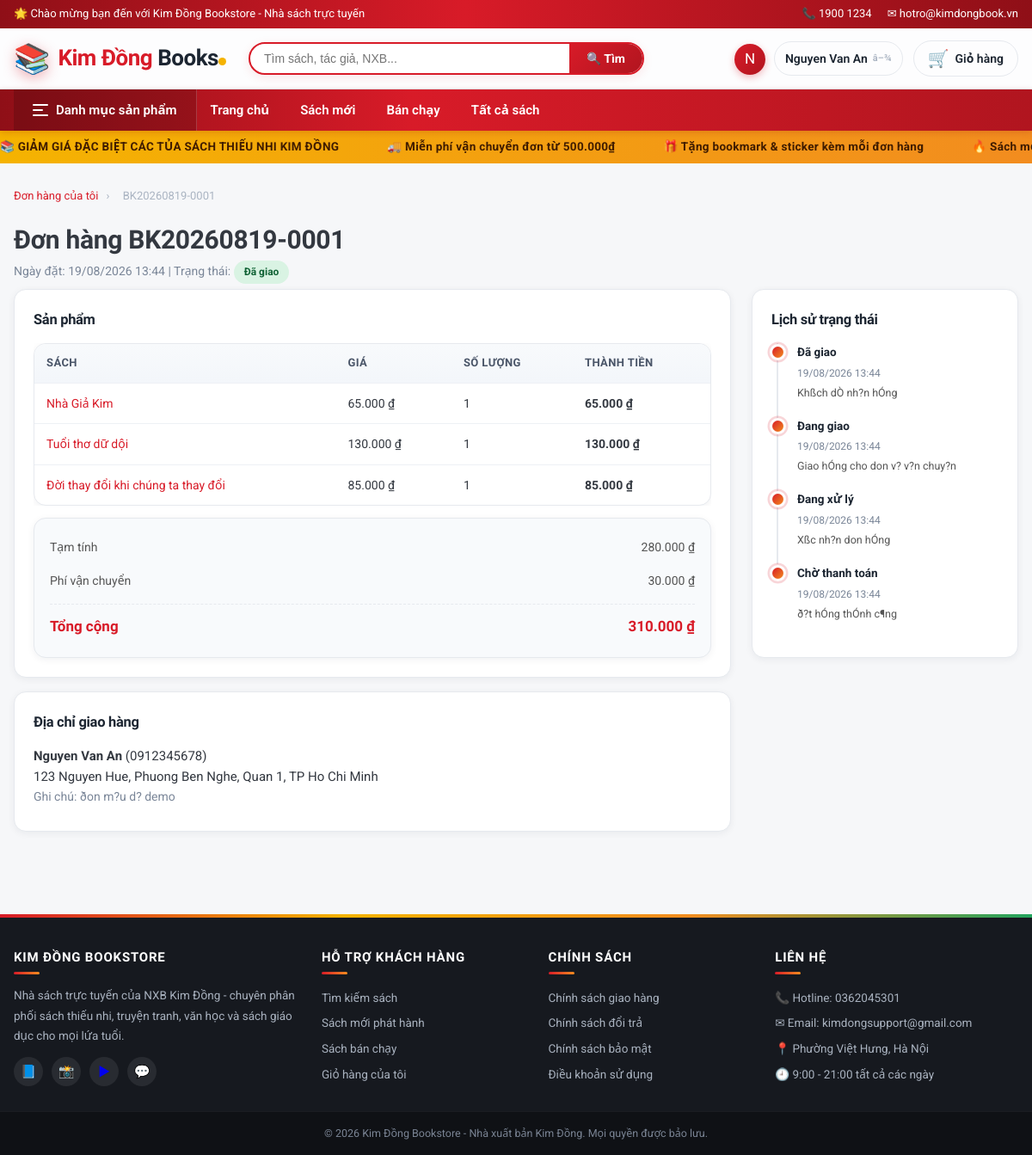
/don-hang/chi-tiet?id=1 (signed in), run on the app's committed database.
### tables this page shows
CREATE TABLE `orders` (
  `id` int(11) NOT NULL,
  `user_id` int(11) NOT NULL,
  `code` varchar(30) NOT NULL,
  `address_id` int(11) DEFAULT NULL,
  `coupon_id` int(11) DEFAULT NULL,
  `subtotal` decimal(12,2) NOT NULL DEFAULT 0.00,
  `discount` decimal(12,2) NOT NULL DEFAULT 0.00,
  `shipping_fee` decimal(12,2) NOT NULL DEFAULT 0.00,
  `total` decimal(12,2) NOT NULL DEFAULT 0.00,
  `payment_method` enum('cod','vnpay','momo') NOT NULL DEFAULT 'cod',
  `status` enum('pending','paid','processing','shipping','completed','cancelled') NOT NULL DEFAULT 'pending',
  `note` varchar(500) DEFAULT NULL,
  `created_at` timestamp NOT NULL DEFAULT current_timestamp()
);

CREATE TABLE `addresses` (
  `id` int(11) NOT NULL,
  `user_id` int(11) NOT NULL,
  `full_name` varchar(100) NOT NULL,
  `phone` varchar(20) NOT NULL,
  `province` varchar(100) NOT NULL,
  `district` varchar(100) NOT NULL,
  `ward` varchar(100) NOT NULL,
  `detail` varchar(255) NOT NULL,
  `is_default` tinyint(1) NOT NULL DEFAULT 0,
  `created_at` timestamp NOT NULL DEFAULT current_timestamp()
);

CREATE TABLE `order_items` (
  `id` int(11) NOT NULL,
  `order_id` int(11) NOT NULL,
  `book_id` int(11) NOT NULL,
  `volume` int(11) NOT NULL DEFAULT 1,
  `quantity` int(11) NOT NULL,
  `price` decimal(12,2) NOT NULL
);

CREATE TABLE `books` (
  `id` int(11) NOT NULL,
  `category_id` int(11) NOT NULL,
  `title` varchar(255) NOT NULL,
  `author` varchar(150) DEFAULT NULL,
  `publisher` varchar(150) DEFAULT NULL,
  `isbn` varchar(20) DEFAULT NULL,
  `price` decimal(12,2) NOT NULL DEFAULT 0.00,
  `sale_price` decimal(12,2) DEFAULT NULL,
  `stock` int(11) NOT NULL DEFAULT 0,
  `volumes` int(11) NOT NULL DEFAULT 0,
  `description` text DEFAULT NULL,
  `search_key` varchar(500) NOT NULL DEFAULT '',
  `cover_image` varchar(255) DEFAULT NULL,
  `status` tinyint(1) NOT NULL DEFAULT 1,
  `sold_count` int(11) NOT NULL DEFAULT 0,
  `created_at` timestamp NOT NULL DEFAULT current_timestamp()
);

CREATE TABLE `order_status_history` (
  `id` int(11) NOT NULL,
  `order_id` int(11) NOT NULL,
  `status` varchar(20) NOT NULL,
  `note` varchar(255) DEFAULT NULL,
  `changed_by` varchar(50) NOT NULL DEFAULT 'system',
  `created_at` timestamp NOT NULL DEFAULT current_timestamp()
);

### app/core/Controller.php (called while the page is built, shortened)
<?php
abstract class Controller
{
    protected function view(string $view, array $data = []): void
    {
        render($view, $data);
    }
}

### app/controllers/OrderController.php (called while the page is built, shortened)
<?php
class OrderController extends Controller
{
    private OrderModel $orderModel;
    public function __construct()
    {
        $this->orderModel = new OrderModel();
    }
    public function detail(): void
    {
        $orderId = (int) ($_GET['id'] ?? 0);
        $order = $orderId > 0 ? $this->orderModel->getById($orderId) : null;
        $this->view('site/order_detail', [
            'pageTitle' => 'Đơn hàng ' . $order['code'],
            'order'     => $order,
            'items'     => $this->orderModel->getItems($orderId),
            'history'   => $this->orderModel->getStatusHistory($orderId),
        ]);
    }
}

### app/core/Router.php (called while the page is built, shortened)
<?php
class Router
{
    private string $controller;
    private string $action;
    private array $params = [];
    public function dispatch(): void
    {
        $controller = new $controllerClass();
        if (method_exists($controller, 'beforeAction')) {
            $controller->beforeAction($this->action);
        }
        call_user_func_array([$controller, $this->action], $this->params);
    }
    private function parse(string $uri): void
    {
        $path = parse_url($uri, PHP_URL_PATH) ?: '/';
        $path = str_replace(BASE_URL, '', $path);
        $path = trim($path, '/');
        if (isset(self::ROUTES[$path])) {
            [$this->controller, $this->action] = self::ROUTES[$path];
            return;
        }
        $segments = array_values(array_filter(explode('/', $path), fn($s) => $s !== ''));
        $admin = false;
        $controllerName = str_replace(' ', '', ucwords(str_replace(['-', '_'], ' ', ucfirst($segments[0]))));
        $this->controller = ($admin ? 'Admin\\' : '') . $controllerName . 'Controller';
        $this->action = str_replace(['-', '_'], '', strtolower($segments[1] ?? self::DEFAULT_ACTION));
        $this->params = array_slice($segments, 2);
    }
}

### index.php (called while the page is built, shortened)
<?php
require_once __DIR__ . '/config/config.php';
require_once __DIR__ . '/config/database.php';
try {
    $router = new Router($_SERVER['REQUEST_URI']);
    $router->dispatch();
} catch (PDOException $e) {
    writeLog('db_error', $e->getMessage() . ' in ' . $e->getFile() . ':' . $e->getLine());
    renderErrorPage('500', 500);
} catch (Throwable $e) {
    writeLog('fatal', get_class($e) . ': ' . $e->getMessage() . ' in ' . $e->getFile() . ':' . $e->getLine());
    renderErrorPage('500', 500);
}

### app/core/Model.php (called while the page is built, shortened)
<?php
abstract class Model
{
    protected PDO $db;
    public function __construct()
    {
        $this->db = Database::getConnection();
    }
    protected function query(string $sql, array $params = []): PDOStatement
    {
        $stmt = $this->db->prepare($sql);
        $stmt->execute($params);
        return $stmt;
    }
    protected function fetchAll(string $sql, array $params = []): array
    {
        return $this->query($sql, $params)->fetchAll();
    }
    protected function fetchOne(string $sql, array $params = []): ?array
    {
        $row = $this->query($sql, $params)->fetch();
        return $row === false ? null : $row;
    }
}

### config/database.php (called while the page is built, shortened)
<?php
require_once __DIR__ . '/config.php';
class Database
{
    private static ?PDO $instance = null;
    public static function getConnection(): PDO
    {
        if (self::$instance === null) {
            $dsn = sprintf(
                'mysql:host=%s;port=%s;dbname=%s;charset=%s',
                DB_HOST,
                DB_PORT,
                DB_NAME,
                DB_CHARSET
            );
            self::$instance = new PDO($dsn, DB_USER, DB_PASS, [
                PDO::ATTR_ERRMODE            => PDO::ERRMODE_EXCEPTION,
                PDO::ATTR_DEFAULT_FETCH_MODE => PDO::FETCH_ASSOC,
                PDO::ATTR_EMULATE_PREPARES   => false,
            ]);
        }
        return self::$instance;
    }
}

### app/models/OrderModel.php (called while the page is built, shortened)
<?php
class OrderModel extends Model
{
    public function getById(int $orderId): ?array
    {
        return $this->fetchOne(
            'SELECT o.*, a.full_name, a.phone, a.province, a.district, a.ward, a.detail AS address_detail
             FROM orders o
             LEFT JOIN addresses a ON a.id = o.address_id
             WHERE o.id = ?',
            [$orderId]
        );
    }
    public function getItems(int $orderId): array
    {
        return $this->fetchAll(
            'SELECT oi.*, b.title, b.author, b.cover_image
             FROM order_items oi
             JOIN books b ON b.id = oi.book_id
             WHERE oi.order_id = ?',
            [$orderId]
        );
    }
    public function getStatusHistory(int $orderId): array
    {
        return $this->fetchAll(
            'SELECT * FROM order_status_history WHERE order_id = ? ORDER BY id DESC',
            [$orderId]
        );
    }
}

### config/config.php (called while the page is built, shortened)
<?php
spl_autoload_register(function (string $class): void {
    $class = ltrim($class, '\\');
    $relative = str_replace('\\', '/', $class);
    $candidates = [
        APP_PATH . '/core/' . $relative . '.php',
        APP_PATH . '/models/' . $relative . '.php',
        APP_PATH . '/controllers/' . $relative . '.php',
    ];
    foreach ($candidates as $file) {
        if (is_file($file)) {
            return;
        }
    }
});
require_once APP_PATH . '/helpers/functions.php';

### app/views/site/order_detail.php (the view, shortened to what this page needs)
<nav class="breadcrumb">
    <a href="<?= url('/don-hang') ?>">Đơn hàng của tôi</a>
    <span>›</span>
    <span><?= e($order['code']) ?></span>
</nav>
<h1>Đơn hàng <?= e($order['code']) ?></h1>
<p class="detail-meta">
    Ngày đặt: <?= e(date('d/m/Y H:i', strtotime($order['created_at']))) ?> |
    Trạng thái: <span class="order-status <?= e(orderStatusClass($order['status'])) ?>"><?= e(orderStatusLabel($order['status'])) ?></span>
</p>
<div class="order-detail-layout">
    <div class="order-detail-main">
        <section class="checkout-section">
            <h2>Sản phẩm</h2>
            <div class="table-wrap">
                <table class="data-table">
                    <thead>
                    <tr><th>Sách</th><th>Giá</th><th>Số lượng</th><th>Thành tiền</th></tr>
                    </thead>
                    <tbody>
                    <?php foreach ($items as $item): ?>
                        <tr>
                            <td><a href="<?= url('/sach/chi-tiet?id=' . (int) $item['book_id']) ?>"><?= e($item['title']) ?><?= (int) $item['volume'] > 1 ? ' - Tập ' . (int) $item['volume'] : '' ?></a></td>
                            <td><?= e(formatPrice((float) $item['price'])) ?></td>
                            <td><?= (int) $item['quantity'] ?></td>
                            <td><strong><?= e(formatPrice((float) $item['price'] * (int) $item['quantity'])) ?></strong></td>
                        </tr>
                    <?php endforeach; ?>
                    </tbody>
                </table>
            </div>
            <div class="summary-box">
                <div class="summary-row"><span>Tạm tính</span><span><?= e(formatPrice((float) $order['subtotal'])) ?></span></div>
                <div class="summary-row"><span>Phí vận chuyển</span><span><?= e(formatPrice((float) $order['shipping_fee'])) ?></span></div>
                <div class="summary-row total"><span>Tổng cộng</span><span><?= e(formatPrice((float) $order['total'])) ?></span></div>
            </div>
        </section>
        <section class="checkout-section">
            <h2>Địa chỉ giao hàng</h2>
            <p><strong><?= e($order['full_name']) ?></strong> (<?= e($order['phone']) ?>)</p>
            <p><?= e($order['address_detail'] ?? '') ?>, <?= e($order['ward'] ?? '') ?>, <?= e($order['district'] ?? '') ?>, <?= e($order['province'] ?? '') ?></p>
            <?php if ($order['note']): ?>
                <p class="detail-meta">Ghi chú: <?= e($order['note']) ?></p>
            <?php endif; ?>
        </section>
    </div>
    <aside class="order-detail-side">
        <section class="checkout-section">
            <h2>Lịch sử trạng thái</h2>
            <ul class="status-timeline">
                <?php foreach ($history as $h): ?>
                    <li>
                        <strong><?= e(orderStatusLabel($h['status'])) ?></strong>
                        <span><?= e(date('d/m/Y H:i', strtotime($h['created_at']))) ?></span>
                        <?php if ($h['note']): ?><p><?= e($h['note']) ?></p><?php endif; ?>
                    </li>
                <?php endforeach; ?>
            </ul>
        </section>
    </aside>
</div>

### app/views/layout/main.php (shortened to what this page needs)
<!DOCTYPE html>
<html lang="vi">
<head>
    <link rel="stylesheet" href="<?= asset('css/style.css') ?>">
</head>
<body>
<header class="site-header">
    <div class="topbar">
        <div class="container topbar-inner">
            <span class="topbar-welcome">🌟 Chào mừng bạn đến với <?= e(APP_NAME) ?> - Nhà sách trực tuyến</span>
            <span class="topbar-contact">
                <span>📞 1900 1234</span>
                <span>✉ hotro@kimdongbook.vn</span>
            </span>
        </div>
    </div>
    <div class="header-middle">
        <div class="container header-middle-inner">
            <a class="logo" href="<?= url('/') ?>">
                <span class="logo-icon">📚</span>
                <span class="logo-text">Kim Đồng<span> Books</span><i class="logo-dot"></i></span>
            </a>
            <form class="header-search" method="get" action="<?= url('/sach') ?>">
                <input type="text" name="keyword" placeholder="Tìm sách, tác giả, NXB..."
                       value="<?= e($_GET['keyword'] ?? '') ?>">
                <button type="submit" class="search-btn">🔍 Tìm</button>
            </form>
            <div class="header-actions">
                <?php if ($user = sessionGet('user')): ?>
                    <div class="ha-user">
                        <span class="ha-user-icon"><?= e(mb_substr($user['name'], 0, 1)) ?></span>
                        <span class="ha-user-name"><?= e($user['name']) ?></span>
                    </div>
                <?php else: ?>
                    <a class="ha-auth" href="<?= url('/dang-nhap') ?>">Đăng nhập</a>
                    <span class="ha-sep">/</span>
                    <a class="ha-auth" href="<?= url('/dang-ky') ?>">Đăng ký</a>
                <?php endif; ?>
                <a class="ha-cart" href="<?= url('/gio-hang') ?>">
                    <span class="ha-cart-icon">🛒</span>
                    <span class="ha-cart-label">Giỏ hàng</span>
                </a>
            </div>
        </div>
    </div>
    <div class="menu-bar">
        <div class="container menu-bar-inner">
            <div class="nav-cat">
                <a class="nav-cat-toggle" href="<?= url('/sach') ?>">
                    <span class="burger"><i></i><i></i><i></i></span> Danh mục sản phẩm
                </a>
            </div>
            <nav class="main-nav">
                <a href="<?= url('/') ?>">Trang chủ</a>
                <a href="<?= url('/sach?sort=newest') ?>">Sách mới</a>
                <a href="<?= url('/sach?sort=best_selling') ?>">Bán chạy</a>
                <a href="<?= url('/sach') ?>">Tất cả sách</a>
            </nav>
        </div>
    </div>
</header>
<div class="marquee">
    <div class="marquee-track">
        <span>📚 GIẢM GIÁ ĐẶC BIỆT CÁC TỦA SÁCH THIẾU NHI KIM ĐỒNG</span>
        <span>🚚 Miễn phí vận chuyển đơn từ 500.000₫</span>
        <span>🎁 Tặng bookmark & sticker kèm mỗi đơn hàng</span>
        <span>🔥 Sách mới về mỗi tuần - Cập nhật ngay!</span>
    </div>
</div>
<main class="site-main">
    <div class="container">
        <?php layoutContent(); ?>
    </div>
</main>
<footer class="site-footer">
    <div class="container footer-grid">
        <div class="footer-col">
            <h4>Kim Đồng Bookstore</h4>
            <p>Nhà sách trực tuyến của NXB Kim Đồng - chuyên phân phối sách thiếu nhi, truyện tranh, văn học và sách giáo dục cho mọi lứa tuổi.</p>
            <div class="footer-social">
                <a href="#" title="Facebook">📘</a>
                <a href="#" title="Instagram">📸</a>
                <a href="#" title="YouTube">▶</a>
                <a href="#" title="Zalo">💬</a>
            </div>
        </div>
        <div class="footer-col">
            <h4>Hỗ trợ khách hàng</h4>
            <ul>
                <li><a href="<?= url('/sach') ?>">Tìm kiếm sách</a></li>
                <li><a href="<?= url('/sach?sort=newest') ?>">Sách mới phát hành</a></li>
                <li><a href="<?= url('/sach?sort=best_selling') ?>">Sách bán chạy</a></li>
                <li><a href="<?= url('/gio-hang') ?>">Giỏ hàng của tôi</a></li>
            </ul>
        </div>
        <div class="footer-col">
            <h4>Chính sách</h4>
            <ul>
                <li><a href="<?= url('/sach') ?>">Chính sách giao hàng</a></li>
                <li><a href="<?= url('/sach') ?>">Chính sách đổi trả</a></li>
                <li><a href="<?= url('/sach') ?>">Chính sách bảo mật</a></li>
                <li><a href="<?= url('/sach') ?>">Điều khoản sử dụng</a></li>
            </ul>
        </div>
        <div class="footer-col">
            <h4>Liên hệ</h4>
            <ul>
                <li>📞 Hotline: 0362045301</li>
                <li>✉ Email: kimdongsupport@gmail.com</li>
                <li>📍 Phường Việt Hưng, Hà Nội</li>
                <li>🕘 9:00 - 21:00 tất cả các ngày</li>
            </ul>
        </div>
    </div>
    <div class="footer-bottom">
        <div class="container">
            <p>&copy; <?= date('Y') ?> <?= e(APP_NAME) ?> - Nhà xuất bản Kim Đồng. Mọi quyền được bảo lưu.</p>
        </div>
    </div>
</footer>
</body>
</html>

### data on the page
orders: address.full_name "N", address.full_name "Nguyen Van An", code "BK20260819-0001", created_at "19/08/2026 13:44", status "Đã giao", subtotal "280.000 ₫", shipping_fee "30.000 ₫", total "310.000 ₫", address.phone "0912345678", address.detail "123 Nguyen Hue", address.ward "Phuong Ben Nghe", address.district "Quan 1", address.province "TP Ho Chi Minh", note "ðon m?u d? demo"
order_items: book.title "Nhà Giả Kim", price "65.000 ₫", quantity "1", formatPrice((float) $item['price'] * (int) $item['quantity']) "65.000 ₫"
order_items: book.title "Tuổi thơ dữ dội", price "130.000 ₫", quantity "1", formatPrice((float) $item['price'] * (int) $item['quantity']) "130.000 ₫"
order_items: book.title "Đời thay đổi khi chúng ta thay đổi", price "85.000 ₫", quantity "1", formatPrice((float) $item['price'] * (int) $item['quantity']) "85.000 ₫"
order_status_history: status "Đã giao", created_at "19/08/2026 13:44", note "Khßch dÒ nh?n hÓng"
order_status_history: status "Đang giao", created_at "19/08/2026 13:44", note "Giao hÓng cho don v? v?n chuy?n"
order_status_history: status "Đang xử lý", created_at "19/08/2026 13:44", note "Xßc nh?n don hÓng"
order_status_history: status "Chờ thanh toán", created_at "19/08/2026 13:44", note "ð?t hÓng thÓnh c¶ng"

### other printed values
APP_NAME "Kim Đồng Bookstore"
